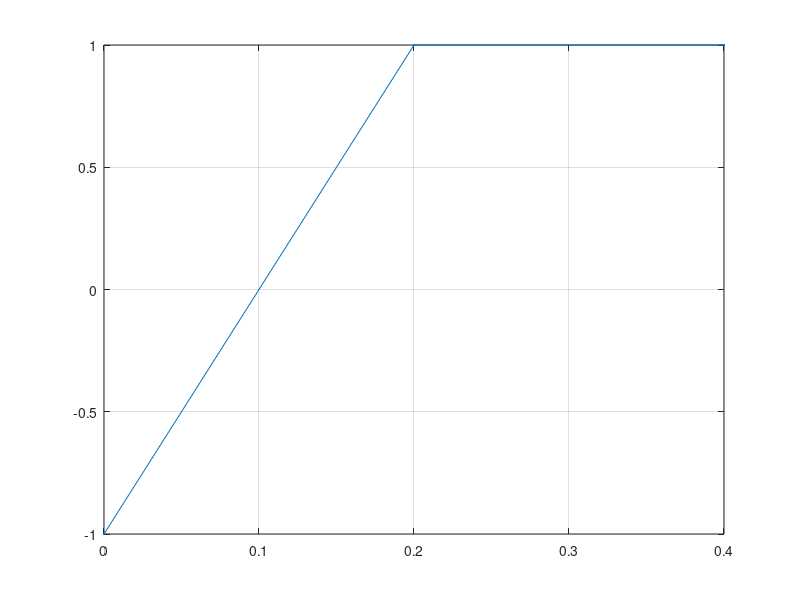

Recreate this plot in MATLAB.
t=0:0.2:0.5;
s=t;
n=length(s);
for i=1:1:n;
    if i<=n/2;
        s(i)=-1;
    end
   if i>n/2
        s(i)=1;
    end
end
plot(t,s,'.-'),grid